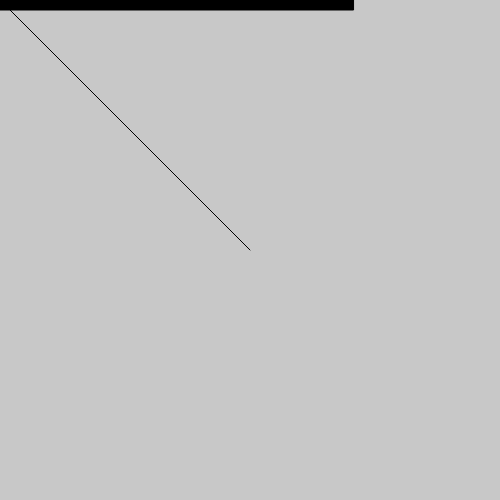
Frame 1 (no input)
Frame 60 (no input): identical to frame 1, image omitted
Frame 120 (the mouse pressed at the canvas centre since frame 60): blank canvas, image omitted

The p5.js sketch that drew this single still picture (run headless with seeded random() and noise() and a simulated clock; from frame 60 on, the mouse is pressed at the canvas centre):

// p5.js sketch
// ── sketch.js
function setup() {
  createCanvas(500, 500);
  smooth();
}

function draw() {
  background(200);

  var myVector = createVector(mouseX, mouseY);
  var center = createVector(width/2, height/2);
  myVector.sub(center);
  // myVector.add(createVector(0, 100));
  // myVector.sub(createVector(0, 100));
  // myVector.mult(0.5);
  // myVector.div(2.0);
  // myVector.normalize();
  // myVector.mult(100);
  push();
  translate(center.x, center.y);
  line(0, 0, myVector.x, myVector.y);
  pop();

  var myVectorLengh = myVector.mag();
  fill(0);
  rect(0, 0, myVectorLengh, 10);

}
